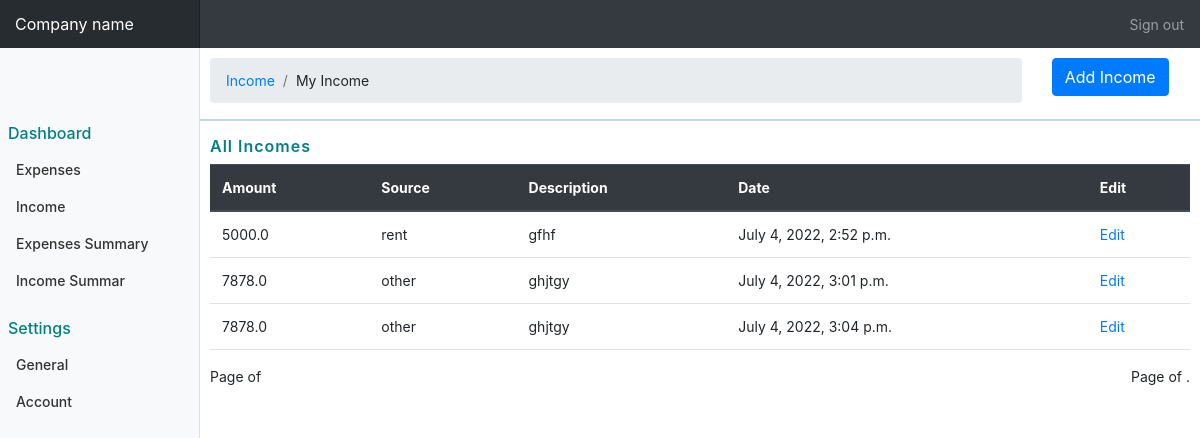
The page /income/my_income (signed in) on the database its author committed.
### userincome/models.py (models this page shows, shortened)
class AddIncome(models.Model):
    income_amount= models.FloatField()
    date= models.DateTimeField()
    income_desc= models.TextField()
    owner= models.ForeignKey(to=User, on_delete=models.CASCADE)
    income_source= models.CharField(max_length=255)

### userincome/views.py (the view, shortened to what this page needs)
# urls.py: path('my_income', views.income_index, name="user_income_index"),
def income_index(request):
  if not request.user.is_authenticated:
        return redirect ('user_log')
  current_user= request.user
  print(current_user)
  income_data= AddIncome.objects.filter(owner=current_user)
  user_income={
    'income_data': income_data
  }
  paginator= Paginator(income_data, 2)
  page_number= request.GET.get('page')
  page_obj = Paginator.get_page(paginator, page_number)
  print(page_obj)
  return render(request, 'income/index.html', user_income)

### templates/income/index.html (shortened to what this page needs)
{% extends 'bash.html' %}
{% block content %}
<div class="row">
  <div class="col-md-10">
    <nav aria-label="breadcrumb" class="nav_navigarion">
      <ol class="breadcrumb">
        <li class="breadcrumb-item"><a href="#">Income</a></li>
        <li class="breadcrumb-item">My Income</< /li>
      </ol>
    </nav>
  </div>
  <div class="col-md-2">
    <button type="button" class="btn btn-primary" data-toggle="modal" data-target="#exampleModal">
      Add Income
    </button>
  </div>
  <hr style="color: teal;">
</div>
<div class="all_expences">
  <h6>All Incomes</h6>
</div>
<table class="table">
  <thead class="thead-dark">
    <tr>
      <th scope="col">Amount</th>
      <th scope="col">Source</th>
      <th scope="col">Description</th>
      <th scope="col">Date</th>
      <th scope="col">Edit</th>
    </tr>
  </thead>
  <tbody>
    {% for income in income_data %}
    <tr>
      <td>{{income.income_amount}}</td>
      <td>{{income.income_source}}</td>
      <td>{{income.income_desc}}</td>
      <td>{{income.date}}</td>
      <td><a href="{% url 'edit_income' income.id %}">Edit</a></td>
    </tr>
    {% endfor %}
  </tbody>
</table>
<div class="paginator" style="display: flex; justify-content: space-between;">
  <div>
    <span>
      Page {{ page_obj.number }} of {{ page_obj.paginator.num_pages }}
    </span>
  </div>
  <div>
    <div class="pagination">
      <span class="step-links">
        <span class="current">
          Page {{ page_obj.number }} of {{ page_obj.paginator.num_pages }}.
        </span>
      </span>
    </div>
  </div>
</div>
</div>
{% endblock %}

### static/css/bash.css (style rules this page uses)
body { font-size: .875rem; }

### static/css/addExpence.css (style rules this page uses)
.all_expences h6 { color: teal; font-weight: 600; letter-spacing: 1px; }

### rows shown on the page
AddIncome: income_amount "5000.0", income_source "rent", income_desc "gfhf", date "July 4, 2022, 2:52 p.m."
AddIncome: income_amount "7878.0", income_source "other", income_desc "ghjtgy", date "July 4, 2022, 3:01 p.m."
AddIncome: income_amount "7878.0", income_source "other", income_desc "ghjtgy", date "July 4, 2022, 3:04 p.m."
